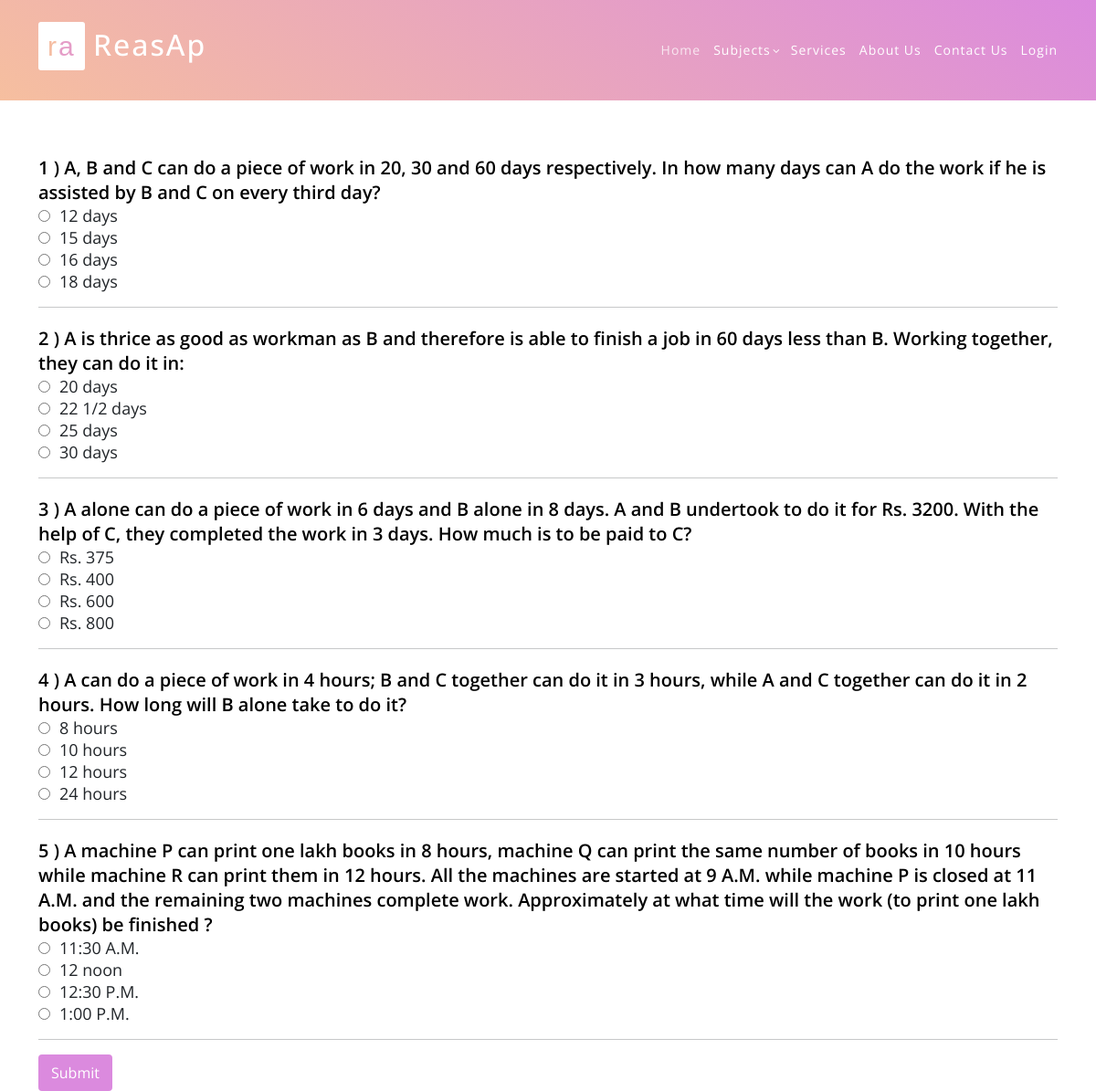
The app's page /Time&Work/ with its own data.
### aptitude/models.py (models this page shows)
class TimeW(models.Model):
    Ques2 = models.CharField(max_length=500,default="true")
    Op21 = models.CharField(max_length=100,default="true")
    Op22 = models.CharField(max_length=100,default="true")
    Op23 = models.CharField(max_length=100,default="true")
    Op24 = models.CharField(max_length=100,default="true")
    Corans2 = models.CharField(max_length=100,default="true")

### aptitude/views.py (the view)
# urls.py: path('Time&Work/',time, name="twpage"),
def time(request):
    data3 = TimeW.objects.all()
    return render(request,"Time&Work.html",{"data3":data3})

### aptitude/templates/Time&Work.html (shortened to what this page needs)
<html>
<head>
    <link rel="stylesheet" href="https://maxcdn.bootstrapcdn.com/bootstrap/4.5.0/css/bootstrap.min.css">
    {% include "header.html" %}
</head>
<body>
<div class="container">
    <div class='sec'>
        {% for i in  data3 %}
        <table class="ques_text">
            <tr>
                <td class="text">{{i.id}} ) {{i.Ques2}} </td>
            </tr>
            <tr>
                <td class="op"><input type = "radio" class="rb" name = {{i.id}} id="Option1" value="{{i.Op21}}">{{i.Op21}}</td>
            </tr>
            <tr>
                <td class="op"><input type = "radio" class="rb" name = {{i.id}} id="Option2" value="{{i.Op22}}">{{i.Op22}}</td>
            </tr>
            <tr>
                <td class="op"><input type = "radio" class="rb" name = {{i.id}} id="Option3" value="{{i.Op23}}">{{i.Op23}}</td>
            </tr>
            <tr>
                <td class="op"><input type = "radio" class="rb" name = {{i.id}} id="Option4" value="{{i.Op24}}">{{i.Op24}}</td>
            </tr>
        </table>
        <hr>
        {% endfor %}
        <input type="submit" class="btn btn-success" value="Submit" id="b1" onclick="getanswers()">
        <br>
    </div>
</div>
</body>
</html>

### static/assets/css/templatemo-eduwell-style.css (style rules this page uses)
html, body, div, span, applet, object, iframe, h1, h2, h3, h4, h5, h6, p, blockquote, div pre, a, abbr, acronym, address, big, cite, code, del, dfn, em, font, img, ins, kbd, q, s, samp, small, strike, strong, sub, sup, tt, var, b, u, i, center, dl, dt, dd, ol, ul, li, figure, header, nav, section, article, aside, footer, figcaption { margin: 0; padding: 0; border: 0; outline: 0; }
* { box-sizing: border-box; }
html, body { font-family: 'Open Sans', sans-serif; font-weight: 400; background-color: #fff; font-size: 16px; -ms-text-size-adjust: 100%; -webkit-font-smoothing: antialiased; -moz-osx-font-smoothing: grayscale; }
html, body { background: #fff; font-family: 'Open Sans', sans-serif; }
body { overflow-x: hidden; }

### static/assets/css/reasoning.css (style rules this page uses)
* { margin:0px; padding:0px; }

### aptitude/templates/Time&Work.html (style rules this page uses)
table.ques_text { position: relative; margin-top: 20px; }
.text { color: black!important; font-weight:600; font-size:20px; }
.op { font-size:18px; }
#Option1 { margin-right: 10px; }
#Option2 { margin-right: 10px; }
#Option3 { margin-right: 10px; }
#Option4 { margin-right: 10px; }
.btn-success { color:white; background-color: #db8ade; border-color: #db8ade; }
input#b1 { color: white; background-color: #db8ade; border: 2px solid #db8ade; box-shadow:#db8ade; }
.sec { padding-top: 150px; }

### records on screen
TimeW: id "1", Ques2 "A, B and C can do a piece of work in 20, 30 and 60 days respectively. In how many days can A do the work if he is assisted by B and C on every third day?", Op21 "12 days", Op22 "15 days", Op23 "16 days", Op24 "18 days"
TimeW: id "2", Ques2 "A is thrice as good as workman as B and therefore is able to finish a job in 60 days less than B. Working together, they can do it in:", Op21 "20 days", Op22 "22 1/2 days", Op23 "25 days", Op24 "30 days"
TimeW: id "3", Ques2 "A alone can do a piece of work in 6 days and B alone in 8 days. A and B undertook to do it for Rs. 3200. With the help of C, they completed the work in 3 days. How much is to be paid to C?", Op21 "Rs. 375", Op22 "Rs. 400", Op23 "Rs. 600", Op24 "Rs. 800"
TimeW: id "4", Ques2 "A can do a piece of work in 4 hours; B and C together can do it in 3 hours, while A and C together can do it in 2 hours. How long will B alone take to do it?", Op21 "8 hours", Op22 "10 hours", Op23 "12 hours", Op24 "24 hours"
TimeW: id "5", Ques2 "A machine P can print one lakh books in 8 hours, machine Q can print the same number of books in 10 hours while machine R can print them in 12 hours. All the machines are started at 9 A.M. while machine P is closed at 11 A.M. and the remaining two machines complete work. Approximately at what time will the work (to print one lakh books) be finished ?", Op21 "11:30 A.M.", Op22 "12 noon", Op23 "12:30 P.M.", Op24 "1:00 P.M."
